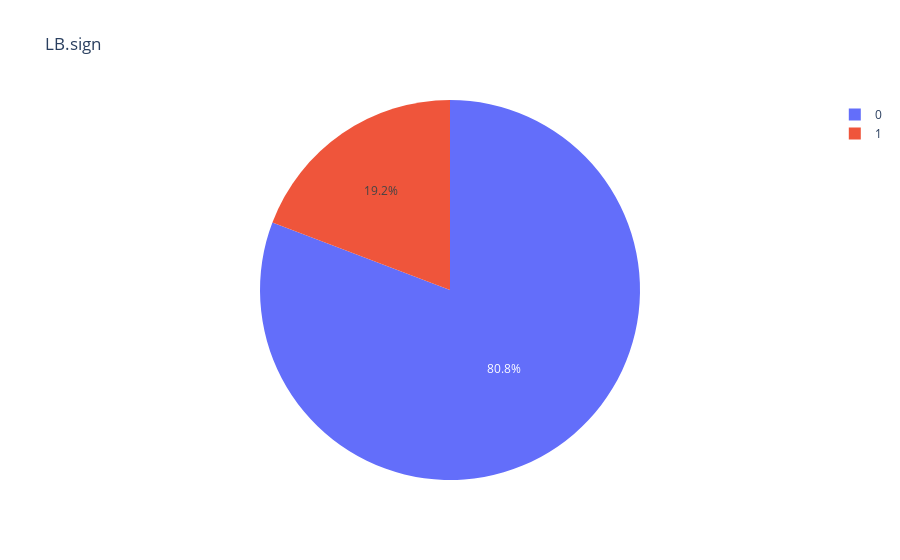

The notebook cell saved with this chart:
### Code cell
fig = px.pie(df[col_name].value_counts(), values=df[col_name].value_counts().values, names=df[col_name].value_counts().index, title=col_name)
fig.show()

### Figure 1 — Plotly figure (JSON) as saved in the notebook; plotly's stock layout.template omitted (floating-point values rounded to 4 significant figures)
{"data": [{"domain": {"x": [0, 1], "y": [0, 1]}, "hovertemplate": "label=%{label}<br>value=%{value}<extra></extra>", "labels": [0, 1], "legendgroup": "", "name": "", "showlegend": true, "type": "pie", "values": [3035, 722]}], "layout": {"legend": {"tracegroupgap": 0}, "title": {"text": "LB.sign"}}}
